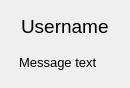
<?xml version="1.0" encoding="UTF-8"?>
<ui version="4.0">
 <class>Form</class>
 <widget class="QWidget" name="Form">
  <property name="geometry">
   <rect>
    <x>0</x>
    <y>0</y>
    <width>122</width>
    <height>84</height>
   </rect>
  </property>
  <property name="windowTitle">
   <string>Form</string>
  </property>
  <property name="styleSheet">
   <string notr="true">padding: 5</string>
  </property>
  <layout class="QVBoxLayout" name="verticalLayout">
   <item>
    <widget class="QLabel" name="label">
     <property name="minimumSize">
      <size>
       <width>0</width>
       <height>30</height>
      </size>
     </property>
     <property name="font">
      <font>
       <pointsize>14</pointsize>
      </font>
     </property>
     <property name="text">
      <string>Username</string>
     </property>
    </widget>
   </item>
   <item>
    <widget class="QLabel" name="label_2">
     <property name="minimumSize">
      <size>
       <width>0</width>
       <height>30</height>
      </size>
     </property>
     <property name="font">
      <font>
       <pointsize>10</pointsize>
      </font>
     </property>
     <property name="text">
      <string>Message text</string>
     </property>
    </widget>
   </item>
  </layout>
 </widget>
 <resources/>
 <connections/>
</ui>
